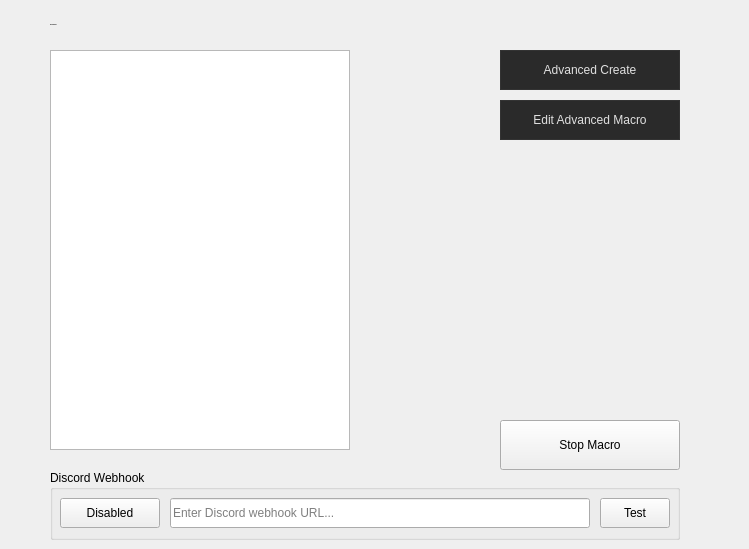
    <widget class="QWidget" name="page">
     <widget class="QLabel" name="mainPageTitle">
      <property name="geometry">
       <rect>
        <x>50</x>
        <y>10</y>
        <width>200</width>
        <height>30</height>
       </rect>
      </property>
      <property name="font">
       <font>
        <pointsize>-1</pointsize>
        <bold>true</bold>
       </font>
      </property>
     <property name="text">
       <string>Saved Macros</string>
      </property>
     </widget>
     <widget class="QLabel" name="mainStatusLabel">
      <property name="geometry">
       <rect>
        <x>580</x>
        <y>10</y>
        <width>160</width>
        <height>30</height>
       </rect>
      </property>
      <property name="styleSheet">
       <string>color: #666666; font-size: 15px; font-weight: 700; background: transparent; font-family: "Space Mono", "Menlo", monospace; letter-spacing: 0.5px;</string>
      </property>
      <property name="text">
       <string/>
      </property>
      <property name="alignment">
       <set>Qt::AlignRight|Qt::AlignVCenter</set>
      </property>
     </widget>
     <widget class="QListWidget" name="macroList">
      <property name="geometry">
       <rect>
        <x>50</x>
        <y>50</y>
        <width>300</width>
        <height>400</height>
       </rect>
      </property>
     </widget>
     <widget class="QPushButton" name="stopMacroButton">
      <property name="geometry">
       <rect>
        <x>500</x>
        <y>420</y>
        <width>180</width>
        <height>50</height>
       </rect>
      </property>
      <property name="text">
       <string>Stop Macro</string>
      </property>
     </widget>
     <widget class="QPushButton" name="advancedCreateButton">
      <property name="geometry">
       <rect>
        <x>500</x>
        <y>50</y>
        <width>180</width>
        <height>40</height>
       </rect>
      </property>
      <property name="styleSheet">
       <string>background-color: #2A2A2A; color: #E0E0E0; border: 1px solid #333333;</string>
      </property>
      <property name="text">
       <string>Advanced Create</string>
      </property>
     </widget>
     <widget class="QPushButton" name="editAdvancedButton">
      <property name="geometry">
       <rect>
        <x>500</x>
        <y>100</y>
        <width>180</width>
        <height>40</height>
       </rect>
      </property>
      <property name="styleSheet">
       <string>background-color: #2A2A2A; color: #E0E0E0; border: 1px solid #333333;</string>
      </property>
      <property name="text">
       <string>Edit Advanced Macro</string>
      </property>
     </widget>
     <widget class="QGroupBox" name="webhookGroup">
      <property name="geometry">
       <rect>
        <x>50</x>
        <y>470</y>
        <width>630</width>
        <height>70</height>
       </rect>
      </property>
      <property name="title">
       <string>Discord Webhook</string>
      </property>
      <widget class="QPushButton" name="webhookToggleButton">
       <property name="geometry">
        <rect>
         <x>10</x>
         <y>28</y>
         <width>100</width>
         <height>30</height>
        </rect>
       </property>
       <property name="text">
        <string>Disabled</string>
       </property>
      </widget>
      <widget class="QLineEdit" name="webhookUrlInput">
       <property name="geometry">
        <rect>
         <x>120</x>
         <y>28</y>
         <width>420</width>
         <height>30</height>
        </rect>
       </property>
       <property name="placeholderText">
        <string>Enter Discord webhook URL...</string>
       </property>
      </widget>
      <widget class="QPushButton" name="webhookTestButton">
       <property name="geometry">
        <rect>
         <x>550</x>
         <y>28</y>
         <width>70</width>
         <height>30</height>
        </rect>
       </property>
       <property name="text">
        <string>Test</string>
       </property>
      </widget>
     </widget>
    </widget>
